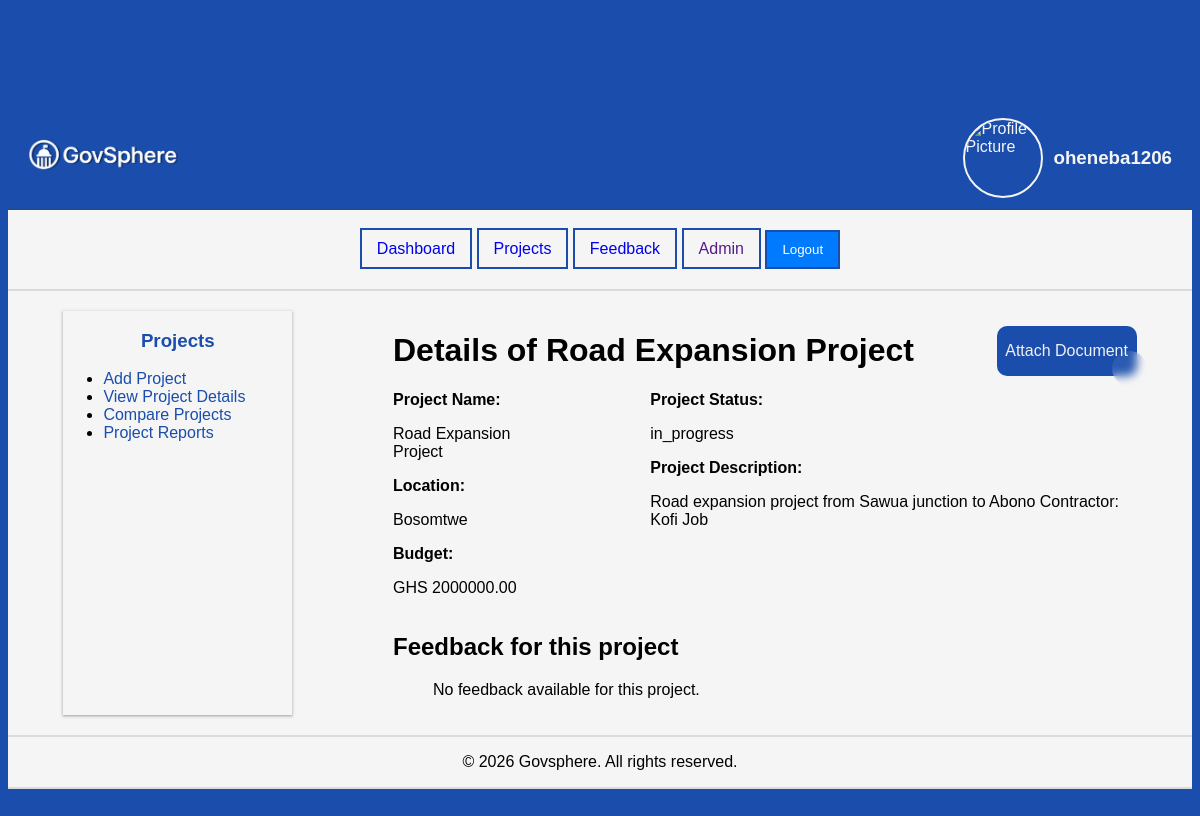
Before: /projects/2/ (signed in) with the older database file.
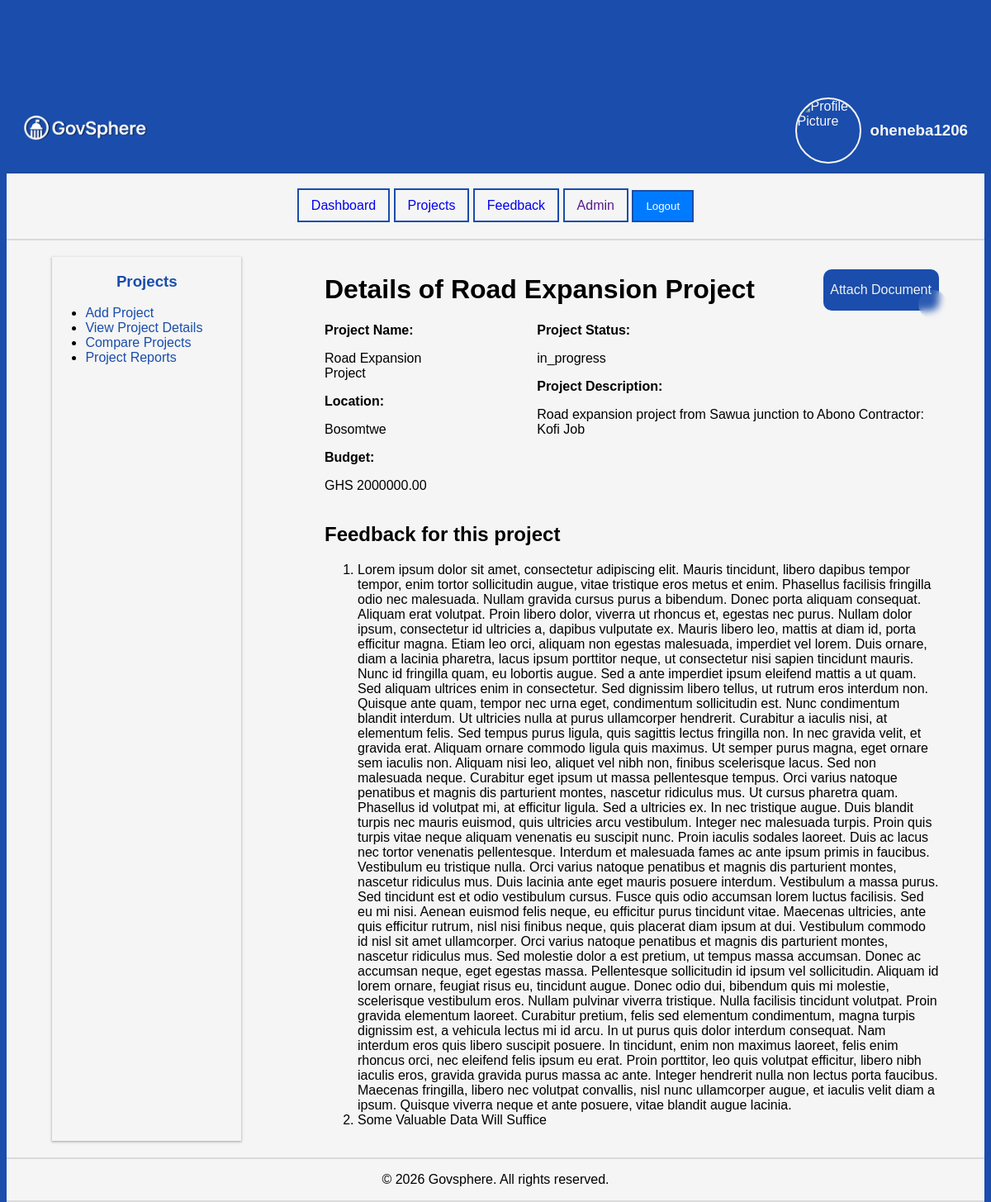
After: the same page with the newer database file.
### feedback/models.py (models this page shows, shortened)
class Feedback(models.Model):
    PRIORITY_CHOICES = (
        ('low', 'Low'),
        ('medium', 'Medium'),
        ('high', 'High'),
        ('urgent', 'Urgent'),
    )
    FEEDBACK_TYPE_CHOICES = (
        ('complaint', 'Complaint'),
        ('suggestion', 'Suggestion'),
        ('question', 'Question'),
        ('appreciation', 'Appreciation'),
        ('issue_report', 'Issue Report')
    )
    STATUS_CHOICES = (
        ('submitted', 'Submitted'),
        ('under_review', 'Under Review'),
        ('resolved','Resolved'),
        ('rejected', 'Rejected')
    )
    RATING =(
        ('1', 'Poor'),
        ('2', 'Good'),
        ('3', 'Average'),
        ('4', 'Very Good'),
        ('5', 'Excellent')
    )
    project = models.ForeignKey(Project, on_delete=models.CASCADE)
    priority = models.CharField(max_length=20, choices= PRIORITY_CHOICES, default='low')
    user = models.ForeignKey(settings.AUTH_USER_MODEL, on_delete=models.CASCADE)
    message = models.TextField()
    feedback_type = models.CharField(max_length=20, choices= FEEDBACK_TYPE_CHOICES, default='compliant')
    status= models.CharField(max_length=20, choices= STATUS_CHOICES, default= 'submitted')
    admin_reponse = models.TextField(blank=True)
    project_rating= models.CharField(max_length=30, choices=RATING , default='3')
    contractor_rating = models.CharField(max_length=30, choices= RATING, default='3')
    responded_at = models.DateTimeField(auto_now_add=True, blank=True, null=True)
    created_at = models.DateTimeField(auto_now_add=True)
    is_anonymous = models.BooleanField(default=False)
    updated_at = models.DateTimeField(auto_now=True)
    class Meta:
        constraints = [
            models.UniqueConstraint(
                fields=[
                    'project',
                    'user',
                    'feedback_type',
                    'message',
                    'is_anonymous',
                    'project_rating',
                    'contractor_rating',
                    'status',
                ],
                name='unique_same_feedback_payload'
            )
        ]

### projects/views.py (the view)
# urls.py: path("<int:pk>/", views.project_detail, name="project_detail"),
@login_required
def project_detail(request,pk):
    project = get_object_or_404(Project, pk=pk)
    project_attachments = ProjectAttachment.objects.filter(project=project).order_by('-uploaded_at')
    feedback = Feedback.objects.filter(project=project).order_by('-created_at')
    data = {"project": project,
            "feedback": feedback,
            "attachments": project_attachments
        }
    return render(request, "projects/project_detail.html", data )

### templates/projects/project_detail.html (shortened to what this page needs)
{% extends "projects/project_list.html"%}
{%block projects_main%}
<div class="project-detail">
    <div style="display: flex; justify-content: space-between; align-items: center; gap: 20px;">
        <h1>Details of {{project.title}}</h1>
        <button class="button-86" role="button">
            <a href="{% url 'add_project_attachment' project.pk %}">Attach Document</a>
        </button>
    </div>
    <div class="is-details">
        <div>
            <span><strong>Project Name:</strong></span>
            <p>{{project.title}}</p>
            <span><strong>Location:</strong></span>
            <p>{{project.location}}</p>
            <span><strong>Budget:</strong></span>
            <p>GHS {{project.budget}}</p>
        </div>
        <div>
            <span><strong>Project Status:</strong></span>
            <p>{{project.status}}</p>
            <span><strong>Project Description:</strong></span>
            <p>{{project.description}}</p>
        </div>
    </div>
    <div class="project-feedback">
        <h2>Feedback for this project</h2>
        <ol>
            {% for feed in feedback %}
            <li>
                {{feed.message}}
            </li>
            {% empty %}
            <p>No feedback available for this project.</p>
            {% endfor %}
        </ol>
    </div>
</div>
{%endblock projects_main%}

Changed rows visible on the page:
added Feedback: message "Lorem ipsum dolor sit amet, consectetur adipiscing elit. Mauris tincidunt, libero dapibus tempor tempor, enim tortor sollicitudin augue, vitae tristique eros metus et enim. Phasellus facilisis fringilla odio nec malesuada. Nullam gravida cursus purus a bibendum. Donec porta aliquam consequat. Aliquam erat volutpat. Proin libero dolor, viverra ut rhoncus et, egestas nec purus. Nullam dolor ipsum, consectetur id ultricies a, dapibus vulputate ex. Mauris libero leo, mattis at diam id, porta efficitur magna. Etiam leo orci, aliquam non egestas malesuada, imperdiet vel lorem. Duis ornare, diam a lacinia pharetra, lacus ipsum porttitor neque, ut consectetur nisi sapien tincidunt mauris. Nunc id…"
added Feedback: message "Some Valuable Data Will Suffice"
Other visible differences:
text no longer shown: "No feedback available for this project."
